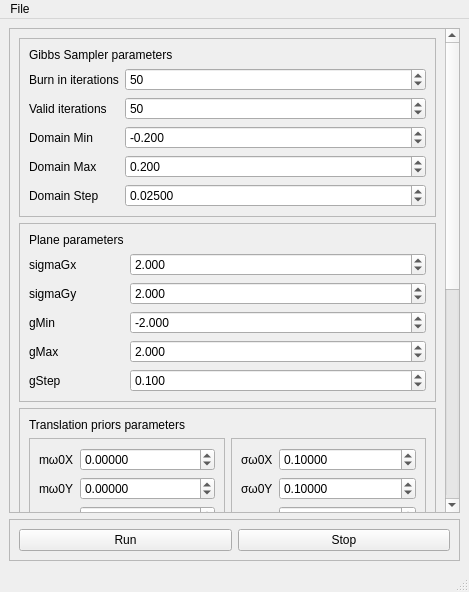
<?xml version="1.0" encoding="UTF-8"?>
<ui version="4.0">
 <class>MainWindow</class>
 <widget class="QMainWindow" name="MainWindow">
  <property name="geometry">
   <rect>
    <x>0</x>
    <y>0</y>
    <width>469</width>
    <height>592</height>
   </rect>
  </property>
  <property name="windowTitle">
   <string>OpticFlow Bayesian</string>
  </property>
  <property name="iconSize">
   <size>
    <width>512</width>
    <height>512</height>
   </size>
  </property>
  <property name="dockNestingEnabled">
   <bool>true</bool>
  </property>
  <widget class="QWidget" name="centralwidget">
   <layout class="QVBoxLayout" name="verticalLayout">
    <item>
     <widget class="QScrollArea" name="scrollArea">
      <property name="widgetResizable">
       <bool>true</bool>
      </property>
      <widget class="QWidget" name="scrollAreaWidgetContents_3">
       <property name="geometry">
        <rect>
         <x>0</x>
         <y>0</y>
         <width>433</width>
         <height>1005</height>
        </rect>
       </property>
       <layout class="QGridLayout" name="gridLayout">
        <item row="3" column="0">
         <widget class="QFrame" name="frame_5">
          <property name="frameShape">
           <enum>QFrame::StyledPanel</enum>
          </property>
          <property name="frameShadow">
           <enum>QFrame::Raised</enum>
          </property>
          <layout class="QGridLayout" name="gridLayout_5">
           <item row="0" column="0" colspan="2">
            <widget class="QLabel" name="label_23">
             <property name="text">
              <string>Translation priors parameters</string>
             </property>
            </widget>
           </item>
           <item row="1" column="0">
            <widget class="QFrame" name="frame_7">
             <property name="frameShape">
              <enum>QFrame::StyledPanel</enum>
             </property>
             <property name="frameShadow">
              <enum>QFrame::Raised</enum>
             </property>
             <layout class="QFormLayout" name="formLayout_5">
              <property name="fieldGrowthPolicy">
               <enum>QFormLayout::AllNonFixedFieldsGrow</enum>
              </property>
              <item row="0" column="0">
               <widget class="QLabel" name="label_24">
                <property name="text">
                 <string>mω0X</string>
                </property>
               </widget>
              </item>
              <item row="0" column="1">
               <widget class="QDoubleSpinBox" name="doubleSpinBoxMomega0X">
                <property name="accelerated">
                 <bool>true</bool>
                </property>
                <property name="decimals">
                 <number>5</number>
                </property>
                <property name="minimum">
                 <double>-5.000000000000000</double>
                </property>
                <property name="maximum">
                 <double>5.000000000000000</double>
                </property>
                <property name="singleStep">
                 <double>0.100000000000000</double>
                </property>
               </widget>
              </item>
              <item row="1" column="0">
               <widget class="QLabel" name="label_25">
                <property name="text">
                 <string>mω0Y</string>
                </property>
               </widget>
              </item>
              <item row="1" column="1">
               <widget class="QDoubleSpinBox" name="doubleSpinBoxMomega0Y">
                <property name="accelerated">
                 <bool>true</bool>
                </property>
                <property name="decimals">
                 <number>5</number>
                </property>
                <property name="minimum">
                 <double>-5.000000000000000</double>
                </property>
                <property name="maximum">
                 <double>5.000000000000000</double>
                </property>
                <property name="singleStep">
                 <double>0.100000000000000</double>
                </property>
               </widget>
              </item>
              <item row="2" column="0">
               <widget class="QLabel" name="label_26">
                <property name="text">
                 <string>mω0Z</string>
                </property>
               </widget>
              </item>
              <item row="2" column="1">
               <widget class="QDoubleSpinBox" name="doubleSpinBoxMomega0Z">
                <property name="accelerated">
                 <bool>true</bool>
                </property>
                <property name="decimals">
                 <number>5</number>
                </property>
                <property name="minimum">
                 <double>-5.000000000000000</double>
                </property>
                <property name="maximum">
                 <double>5.000000000000000</double>
                </property>
                <property name="singleStep">
                 <double>0.100000000000000</double>
                </property>
               </widget>
              </item>
             </layout>
            </widget>
           </item>
           <item row="3" column="1">
            <widget class="QFrame" name="frame_9">
             <property name="frameShape">
              <enum>QFrame::StyledPanel</enum>
             </property>
             <property name="frameShadow">
              <enum>QFrame::Raised</enum>
             </property>
             <layout class="QGridLayout" name="gridLayout_3">
              <item row="2" column="1">
               <widget class="QDoubleSpinBox" name="doubleSpinBoxSigmaOmegaZ">
                <property name="accelerated">
                 <bool>true</bool>
                </property>
                <property name="decimals">
                 <number>5</number>
                </property>
                <property name="minimum">
                 <double>0.000100000000000</double>
                </property>
                <property name="maximum">
                 <double>5.000000000000000</double>
                </property>
                <property name="singleStep">
                 <double>0.100000000000000</double>
                </property>
               </widget>
              </item>
              <item row="2" column="0">
               <widget class="QLabel" name="label_20">
                <property name="text">
                 <string>σωZ</string>
                </property>
               </widget>
              </item>
              <item row="1" column="1">
               <widget class="QDoubleSpinBox" name="doubleSpinBoxSigmaOmegaY">
                <property name="accelerated">
                 <bool>true</bool>
                </property>
                <property name="decimals">
                 <number>5</number>
                </property>
                <property name="minimum">
                 <double>0.000100000000000</double>
                </property>
                <property name="maximum">
                 <double>5.000000000000000</double>
                </property>
                <property name="singleStep">
                 <double>0.100000000000000</double>
                </property>
               </widget>
              </item>
              <item row="1" column="0">
               <widget class="QLabel" name="label_22">
                <property name="text">
                 <string>σωY</string>
                </property>
               </widget>
              </item>
              <item row="0" column="1">
               <widget class="QDoubleSpinBox" name="doubleSpinBoxSigmaOmegaX">
                <property name="accelerated">
                 <bool>true</bool>
                </property>
                <property name="decimals">
                 <number>5</number>
                </property>
                <property name="minimum">
                 <double>0.000100000000000</double>
                </property>
                <property name="maximum">
                 <double>5.000000000000000</double>
                </property>
                <property name="singleStep">
                 <double>0.100000000000000</double>
                </property>
               </widget>
              </item>
              <item row="0" column="0">
               <widget class="QLabel" name="label_21">
                <property name="text">
                 <string>σωX</string>
                </property>
               </widget>
              </item>
             </layout>
            </widget>
           </item>
           <item row="3" column="0">
            <widget class="QFrame" name="frame_10">
             <property name="frameShape">
              <enum>QFrame::StyledPanel</enum>
             </property>
             <property name="frameShadow">
              <enum>QFrame::Raised</enum>
             </property>
             <layout class="QGridLayout" name="gridLayout_4">
              <item row="0" column="0">
               <widget class="QLabel" name="label_27">
                <property name="text">
                 <string>mωX</string>
                </property>
               </widget>
              </item>
              <item row="0" column="1">
               <widget class="QDoubleSpinBox" name="doubleSpinBoxMOmegaX">
                <property name="accelerated">
                 <bool>true</bool>
                </property>
                <property name="decimals">
                 <number>5</number>
                </property>
                <property name="minimum">
                 <double>-5.000000000000000</double>
                </property>
                <property name="maximum">
                 <double>5.000000000000000</double>
                </property>
                <property name="singleStep">
                 <double>0.100000000000000</double>
                </property>
               </widget>
              </item>
              <item row="1" column="0">
               <widget class="QLabel" name="label_28">
                <property name="text">
                 <string>mωY</string>
                </property>
               </widget>
              </item>
              <item row="1" column="1">
               <widget class="QDoubleSpinBox" name="doubleSpinBoxMOmegaY">
                <property name="accelerated">
                 <bool>true</bool>
                </property>
                <property name="decimals">
                 <number>5</number>
                </property>
                <property name="minimum">
                 <double>-5.000000000000000</double>
                </property>
                <property name="maximum">
                 <double>5.000000000000000</double>
                </property>
                <property name="singleStep">
                 <double>0.100000000000000</double>
                </property>
               </widget>
              </item>
              <item row="2" column="0">
               <widget class="QLabel" name="label_29">
                <property name="text">
                 <string>mωZ</string>
                </property>
               </widget>
              </item>
              <item row="2" column="1">
               <widget class="QDoubleSpinBox" name="doubleSpinBoxMOmegaZ">
                <property name="accelerated">
                 <bool>true</bool>
                </property>
                <property name="decimals">
                 <number>5</number>
                </property>
                <property name="minimum">
                 <double>-5.000000000000000</double>
                </property>
                <property name="maximum">
                 <double>5.000000000000000</double>
                </property>
                <property name="singleStep">
                 <double>0.100000000000000</double>
                </property>
               </widget>
              </item>
             </layout>
            </widget>
           </item>
           <item row="2" column="0">
            <widget class="QLabel" name="label_30">
             <property name="text">
              <string>Rotation priors parameters</string>
             </property>
            </widget>
           </item>
           <item row="1" column="1">
            <widget class="QFrame" name="frame_6">
             <property name="frameShape">
              <enum>QFrame::StyledPanel</enum>
             </property>
             <property name="frameShadow">
              <enum>QFrame::Raised</enum>
             </property>
             <layout class="QFormLayout" name="formLayout_4">
              <property name="fieldGrowthPolicy">
               <enum>QFormLayout::AllNonFixedFieldsGrow</enum>
              </property>
              <item row="0" column="1">
               <widget class="QDoubleSpinBox" name="doubleSpinBoxSigmaOmega0X">
                <property name="accelerated">
                 <bool>true</bool>
                </property>
                <property name="decimals">
                 <number>5</number>
                </property>
                <property name="minimum">
                 <double>0.000100000000000</double>
                </property>
                <property name="maximum">
                 <double>5.000000000000000</double>
                </property>
                <property name="singleStep">
                 <double>0.100000000000000</double>
                </property>
                <property name="value">
                 <double>0.100000000000000</double>
                </property>
               </widget>
              </item>
              <item row="0" column="0">
               <widget class="QLabel" name="label_17">
                <property name="text">
                 <string>σω0X</string>
                </property>
               </widget>
              </item>
              <item row="2" column="0">
               <widget class="QLabel" name="label_18">
                <property name="text">
                 <string>σω0Y</string>
                </property>
               </widget>
              </item>
              <item row="2" column="1">
               <widget class="QDoubleSpinBox" name="doubleSpinBoxSigmaOmega0Y">
                <property name="accelerated">
                 <bool>true</bool>
                </property>
                <property name="decimals">
                 <number>5</number>
                </property>
                <property name="minimum">
                 <double>0.000100000000000</double>
                </property>
                <property name="maximum">
                 <double>5.000000000000000</double>
                </property>
                <property name="singleStep">
                 <double>0.100000000000000</double>
                </property>
                <property name="value">
                 <double>0.100000000000000</double>
                </property>
               </widget>
              </item>
              <item row="3" column="1">
               <widget class="QDoubleSpinBox" name="doubleSpinBoxSigmaOmega0Z">
                <property name="accelerated">
                 <bool>true</bool>
                </property>
                <property name="decimals">
                 <number>5</number>
                </property>
                <property name="minimum">
                 <double>0.000100000000000</double>
                </property>
                <property name="maximum">
                 <double>5.000000000000000</double>
                </property>
                <property name="singleStep">
                 <double>0.100000000000000</double>
                </property>
                <property name="value">
                 <double>0.100000000000000</double>
                </property>
               </widget>
              </item>
              <item row="3" column="0">
               <widget class="QLabel" name="label_19">
                <property name="text">
                 <string>σω0Z</string>
                </property>
               </widget>
              </item>
             </layout>
            </widget>
           </item>
          </layout>
         </widget>
        </item>
        <item row="2" column="0">
         <widget class="QFrame" name="frame_8">
          <property name="frameShape">
           <enum>QFrame::StyledPanel</enum>
          </property>
          <property name="frameShadow">
           <enum>QFrame::Raised</enum>
          </property>
          <layout class="QFormLayout" name="formLayout_6">
           <property name="fieldGrowthPolicy">
            <enum>QFormLayout::AllNonFixedFieldsGrow</enum>
           </property>
           <item row="0" column="0">
            <widget class="QLabel" name="label_33">
             <property name="text">
              <string>Plane parameters</string>
             </property>
            </widget>
           </item>
           <item row="1" column="0">
            <widget class="QLabel" name="label_31">
             <property name="text">
              <string>sigmaGx</string>
             </property>
            </widget>
           </item>
           <item row="1" column="1">
            <widget class="QDoubleSpinBox" name="doubleSpinBoxSigmaGx">
             <property name="decimals">
              <number>3</number>
             </property>
             <property name="maximum">
              <double>999999.000000000000000</double>
             </property>
             <property name="singleStep">
              <double>0.100000000000000</double>
             </property>
             <property name="value">
              <double>2.000000000000000</double>
             </property>
            </widget>
           </item>
           <item row="2" column="0">
            <widget class="QLabel" name="label_32">
             <property name="text">
              <string>sigmaGy</string>
             </property>
            </widget>
           </item>
           <item row="2" column="1">
            <widget class="QDoubleSpinBox" name="doubleSpinBoxSigmaGy">
             <property name="decimals">
              <number>3</number>
             </property>
             <property name="maximum">
              <double>999999.000000000000000</double>
             </property>
             <property name="singleStep">
              <double>0.100000000000000</double>
             </property>
             <property name="value">
              <double>2.000000000000000</double>
             </property>
            </widget>
           </item>
           <item row="3" column="0">
            <widget class="QLabel" name="label_37">
             <property name="text">
              <string>gMin</string>
             </property>
            </widget>
           </item>
           <item row="3" column="1">
            <widget class="QDoubleSpinBox" name="doubleSpinBoxGMin">
             <property name="decimals">
              <number>3</number>
             </property>
             <property name="minimum">
              <double>-999999.000000000000000</double>
             </property>
             <property name="maximum">
              <double>999999.000000000000000</double>
             </property>
             <property name="singleStep">
              <double>0.100000000000000</double>
             </property>
             <property name="value">
              <double>-2.000000000000000</double>
             </property>
            </widget>
           </item>
           <item row="4" column="0">
            <widget class="QLabel" name="label_38">
             <property name="text">
              <string>gMax</string>
             </property>
            </widget>
           </item>
           <item row="4" column="1">
            <widget class="QDoubleSpinBox" name="doubleSpinBoxGMax">
             <property name="decimals">
              <number>3</number>
             </property>
             <property name="minimum">
              <double>-999999.000000000000000</double>
             </property>
             <property name="maximum">
              <double>999999.000000000000000</double>
             </property>
             <property name="singleStep">
              <double>0.100000000000000</double>
             </property>
             <property name="value">
              <double>2.000000000000000</double>
             </property>
            </widget>
           </item>
           <item row="5" column="0">
            <widget class="QLabel" name="label_39">
             <property name="text">
              <string>gStep</string>
             </property>
            </widget>
           </item>
           <item row="5" column="1">
            <widget class="QDoubleSpinBox" name="doubleSpinBoxGStep">
             <property name="decimals">
              <number>3</number>
             </property>
             <property name="minimum">
              <double>0.000000000000000</double>
             </property>
             <property name="maximum">
              <double>1000000.000000000000000</double>
             </property>
             <property name="singleStep">
              <double>0.100000000000000</double>
             </property>
             <property name="value">
              <double>0.100000000000000</double>
             </property>
            </widget>
           </item>
          </layout>
         </widget>
        </item>
        <item row="1" column="0">
         <widget class="QFrame" name="frame">
          <property name="frameShape">
           <enum>QFrame::StyledPanel</enum>
          </property>
          <property name="frameShadow">
           <enum>QFrame::Raised</enum>
          </property>
          <layout class="QFormLayout" name="formLayout_7">
           <property name="fieldGrowthPolicy">
            <enum>QFormLayout::AllNonFixedFieldsGrow</enum>
           </property>
           <property name="labelAlignment">
            <set>Qt::AlignLeading|Qt::AlignLeft|Qt::AlignVCenter</set>
           </property>
           <item row="0" column="0" colspan="2">
            <widget class="QLabel" name="label_3">
             <property name="text">
              <string>Gibbs Sampler parameters</string>
             </property>
            </widget>
           </item>
           <item row="1" column="0">
            <widget class="QLabel" name="label">
             <property name="text">
              <string>Burn in iterations</string>
             </property>
            </widget>
           </item>
           <item row="1" column="1">
            <widget class="QSpinBox" name="spinBoxBurnInIterations">
             <property name="wrapping">
              <bool>false</bool>
             </property>
             <property name="accelerated">
              <bool>true</bool>
             </property>
             <property name="maximum">
              <number>100000</number>
             </property>
             <property name="singleStep">
              <number>50</number>
             </property>
             <property name="value">
              <number>50</number>
             </property>
            </widget>
           </item>
           <item row="2" column="0">
            <widget class="QLabel" name="label_2">
             <property name="text">
              <string>Valid iterations</string>
             </property>
            </widget>
           </item>
           <item row="2" column="1">
            <widget class="QSpinBox" name="spinBoxValidIterations">
             <property name="accelerated">
              <bool>true</bool>
             </property>
             <property name="maximum">
              <number>100000</number>
             </property>
             <property name="singleStep">
              <number>50</number>
             </property>
             <property name="value">
              <number>50</number>
             </property>
            </widget>
           </item>
           <item row="3" column="0">
            <widget class="QLabel" name="label_34">
             <property name="text">
              <string>Domain Min</string>
             </property>
            </widget>
           </item>
           <item row="3" column="1">
            <widget class="QDoubleSpinBox" name="doubleSpinBoxDomMin">
             <property name="accelerated">
              <bool>true</bool>
             </property>
             <property name="decimals">
              <number>3</number>
             </property>
             <property name="minimum">
              <double>-5.000000000000000</double>
             </property>
             <property name="maximum">
              <double>5.000000000000000</double>
             </property>
             <property name="singleStep">
              <double>0.100000000000000</double>
             </property>
             <property name="value">
              <double>-0.200000000000000</double>
             </property>
            </widget>
           </item>
           <item row="4" column="0">
            <widget class="QLabel" name="label_35">
             <property name="text">
              <string>Domain Max</string>
             </property>
            </widget>
           </item>
           <item row="4" column="1">
            <widget class="QDoubleSpinBox" name="doubleSpinBoxDomMax">
             <property name="accelerated">
              <bool>true</bool>
             </property>
             <property name="decimals">
              <number>3</number>
             </property>
             <property name="minimum">
              <double>-5.000000000000000</double>
             </property>
             <property name="maximum">
              <double>5.000000000000000</double>
             </property>
             <property name="singleStep">
              <double>0.100000000000000</double>
             </property>
             <property name="value">
              <double>0.200000000000000</double>
             </property>
            </widget>
           </item>
           <item row="5" column="0">
            <widget class="QLabel" name="label_36">
             <property name="text">
              <string>Domain Step</string>
             </property>
            </widget>
           </item>
           <item row="5" column="1">
            <widget class="QDoubleSpinBox" name="doubleSpinBoxDomStep">
             <property name="accelerated">
              <bool>true</bool>
             </property>
             <property name="decimals">
              <number>5</number>
             </property>
             <property name="minimum">
              <double>0.000000000000000</double>
             </property>
             <property name="maximum">
              <double>5.000000000000000</double>
             </property>
             <property name="singleStep">
              <double>0.001000000000000</double>
             </property>
             <property name="value">
              <double>0.025000000000000</double>
             </property>
            </widget>
           </item>
          </layout>
         </widget>
        </item>
        <item row="4" column="0">
         <widget class="QFrame" name="frame_4">
          <property name="frameShape">
           <enum>QFrame::StyledPanel</enum>
          </property>
          <property name="frameShadow">
           <enum>QFrame::Raised</enum>
          </property>
          <layout class="QFormLayout" name="formLayout_3">
           <item row="1" column="0">
            <widget class="QFrame" name="frame_2">
             <property name="frameShape">
              <enum>QFrame::StyledPanel</enum>
             </property>
             <property name="frameShadow">
              <enum>QFrame::Raised</enum>
             </property>
             <layout class="QFormLayout" name="formLayout">
              <property name="fieldGrowthPolicy">
               <enum>QFormLayout::AllNonFixedFieldsGrow</enum>
              </property>
              <item row="0" column="0">
               <widget class="QLabel" name="label_4">
                <property name="text">
                 <string>ma1</string>
                </property>
               </widget>
              </item>
              <item row="0" column="1">
               <widget class="QDoubleSpinBox" name="doubleSpinBoxMa1">
                <property name="accelerated">
                 <bool>true</bool>
                </property>
                <property name="decimals">
                 <number>4</number>
                </property>
                <property name="minimum">
                 <double>-5.000000000000000</double>
                </property>
                <property name="maximum">
                 <double>5.000000000000000</double>
                </property>
                <property name="singleStep">
                 <double>0.010000000000000</double>
                </property>
               </widget>
              </item>
              <item row="1" column="0">
               <widget class="QLabel" name="label_5">
                <property name="text">
                 <string>ma2</string>
                </property>
               </widget>
              </item>
              <item row="1" column="1">
               <widget class="QDoubleSpinBox" name="doubleSpinBoxMa2">
                <property name="accelerated">
                 <bool>true</bool>
                </property>
                <property name="decimals">
                 <number>4</number>
                </property>
                <property name="minimum">
                 <double>-5.000000000000000</double>
                </property>
                <property name="maximum">
                 <double>5.000000000000000</double>
                </property>
                <property name="singleStep">
                 <double>0.010000000000000</double>
                </property>
               </widget>
              </item>
              <item row="2" column="0">
               <widget class="QLabel" name="label_6">
                <property name="text">
                 <string>ma3</string>
                </property>
               </widget>
              </item>
              <item row="2" column="1">
               <widget class="QDoubleSpinBox" name="doubleSpinBoxMa3">
                <property name="accelerated">
                 <bool>true</bool>
                </property>
                <property name="decimals">
                 <number>4</number>
                </property>
                <property name="minimum">
                 <double>-5.000000000000000</double>
                </property>
                <property name="maximum">
                 <double>5.000000000000000</double>
                </property>
                <property name="singleStep">
                 <double>0.010000000000000</double>
                </property>
               </widget>
              </item>
              <item row="6" column="0">
               <widget class="QLabel" name="label_9">
                <property name="text">
                 <string>ma6</string>
                </property>
               </widget>
              </item>
              <item row="6" column="1">
               <widget class="QDoubleSpinBox" name="doubleSpinBoxMa6">
                <property name="accelerated">
                 <bool>true</bool>
                </property>
                <property name="decimals">
                 <number>4</number>
                </property>
                <property name="minimum">
                 <double>-5.000000000000000</double>
                </property>
                <property name="maximum">
                 <double>5.000000000000000</double>
                </property>
                <property name="singleStep">
                 <double>0.010000000000000</double>
                </property>
               </widget>
              </item>
              <item row="3" column="0">
               <widget class="QLabel" name="label_7">
                <property name="text">
                 <string>ma4</string>
                </property>
               </widget>
              </item>
              <item row="3" column="1">
               <widget class="QDoubleSpinBox" name="doubleSpinBoxMa4">
                <property name="accelerated">
                 <bool>true</bool>
                </property>
                <property name="decimals">
                 <number>4</number>
                </property>
                <property name="minimum">
                 <double>-5.000000000000000</double>
                </property>
                <property name="maximum">
                 <double>5.000000000000000</double>
                </property>
                <property name="singleStep">
                 <double>0.010000000000000</double>
                </property>
               </widget>
              </item>
              <item row="4" column="0">
               <widget class="QLabel" name="label_8">
                <property name="text">
                 <string>ma5</string>
                </property>
               </widget>
              </item>
              <item row="4" column="1">
               <widget class="QDoubleSpinBox" name="doubleSpinBoxMa5">
                <property name="accelerated">
                 <bool>true</bool>
                </property>
                <property name="decimals">
                 <number>4</number>
                </property>
                <property name="minimum">
                 <double>-5.000000000000000</double>
                </property>
                <property name="maximum">
                 <double>5.000000000000000</double>
                </property>
                <property name="singleStep">
                 <double>0.010000000000000</double>
                </property>
               </widget>
              </item>
             </layout>
            </widget>
           </item>
           <item row="1" column="1">
            <widget class="QFrame" name="frame_3">
             <property name="frameShape">
              <enum>QFrame::StyledPanel</enum>
             </property>
             <property name="frameShadow">
              <enum>QFrame::Raised</enum>
             </property>
             <layout class="QFormLayout" name="formLayout_2">
              <item row="0" column="0">
               <widget class="QLabel" name="label_10">
                <property name="text">
                 <string>ε1</string>
                </property>
               </widget>
              </item>
              <item row="0" column="1">
               <widget class="QDoubleSpinBox" name="doubleSpinBoxE1">
                <property name="accelerated">
                 <bool>true</bool>
                </property>
                <property name="decimals">
                 <number>5</number>
                </property>
                <property name="minimum">
                 <double>0.000100000000000</double>
                </property>
                <property name="maximum">
                 <double>5.000000000000000</double>
                </property>
                <property name="singleStep">
                 <double>0.010000000000000</double>
                </property>
               </widget>
              </item>
              <item row="1" column="0">
               <widget class="QLabel" name="label_15">
                <property name="text">
                 <string>ε2</string>
                </property>
               </widget>
              </item>
              <item row="1" column="1">
               <widget class="QDoubleSpinBox" name="doubleSpinBoxE2">
                <property name="accelerated">
                 <bool>true</bool>
                </property>
                <property name="decimals">
                 <number>5</number>
                </property>
                <property name="minimum">
                 <double>0.000100000000000</double>
                </property>
                <property name="maximum">
                 <double>5.000000000000000</double>
                </property>
                <property name="singleStep">
                 <double>0.010000000000000</double>
                </property>
               </widget>
              </item>
              <item row="2" column="0">
               <widget class="QLabel" name="label_14">
                <property name="text">
                 <string>ε3</string>
                </property>
               </widget>
              </item>
              <item row="2" column="1">
               <widget class="QDoubleSpinBox" name="doubleSpinBoxE3">
                <property name="accelerated">
                 <bool>true</bool>
                </property>
                <property name="decimals">
                 <number>5</number>
                </property>
                <property name="minimum">
                 <double>0.000100000000000</double>
                </property>
                <property name="maximum">
                 <double>5.000000000000000</double>
                </property>
                <property name="singleStep">
                 <double>0.010000000000000</double>
                </property>
               </widget>
              </item>
              <item row="3" column="0">
               <widget class="QLabel" name="label_11">
                <property name="text">
                 <string>ε4</string>
                </property>
               </widget>
              </item>
              <item row="3" column="1">
               <widget class="QDoubleSpinBox" name="doubleSpinBoxE4">
                <property name="accelerated">
                 <bool>true</bool>
                </property>
                <property name="decimals">
                 <number>5</number>
                </property>
                <property name="minimum">
                 <double>0.000100000000000</double>
                </property>
                <property name="maximum">
                 <double>5.000000000000000</double>
                </property>
                <property name="singleStep">
                 <double>0.010000000000000</double>
                </property>
               </widget>
              </item>
              <item row="4" column="0">
               <widget class="QLabel" name="label_12">
                <property name="text">
                 <string>ε5</string>
                </property>
               </widget>
              </item>
              <item row="4" column="1">
               <widget class="QDoubleSpinBox" name="doubleSpinBoxE5">
                <property name="accelerated">
                 <bool>true</bool>
                </property>
                <property name="decimals">
                 <number>5</number>
                </property>
                <property name="minimum">
                 <double>0.000100000000000</double>
                </property>
                <property name="maximum">
                 <double>5.000000000000000</double>
                </property>
                <property name="singleStep">
                 <double>0.010000000000000</double>
                </property>
               </widget>
              </item>
              <item row="5" column="0">
               <widget class="QLabel" name="label_13">
                <property name="text">
                 <string>ε5</string>
                </property>
               </widget>
              </item>
              <item row="5" column="1">
               <widget class="QDoubleSpinBox" name="doubleSpinBoxE6">
                <property name="accelerated">
                 <bool>true</bool>
                </property>
                <property name="decimals">
                 <number>5</number>
                </property>
                <property name="minimum">
                 <double>0.000100000000000</double>
                </property>
                <property name="maximum">
                 <double>5.000000000000000</double>
                </property>
                <property name="singleStep">
                 <double>0.010000000000000</double>
                </property>
               </widget>
              </item>
             </layout>
            </widget>
           </item>
           <item row="0" column="0">
            <widget class="QLabel" name="label_16">
             <property name="text">
              <string>Optic flows priors</string>
             </property>
            </widget>
           </item>
          </layout>
         </widget>
        </item>
       </layout>
      </widget>
     </widget>
    </item>
    <item>
     <widget class="QFrame" name="frame_11">
      <property name="frameShape">
       <enum>QFrame::StyledPanel</enum>
      </property>
      <property name="frameShadow">
       <enum>QFrame::Raised</enum>
      </property>
      <layout class="QHBoxLayout" name="horizontalLayout">
       <item>
        <widget class="QPushButton" name="runButton">
         <property name="sizePolicy">
          <sizepolicy hsizetype="Preferred" vsizetype="Fixed">
           <horstretch>0</horstretch>
           <verstretch>0</verstretch>
          </sizepolicy>
         </property>
         <property name="text">
          <string>Run</string>
         </property>
        </widget>
       </item>
       <item>
        <widget class="QPushButton" name="stopButton">
         <property name="text">
          <string>Stop</string>
         </property>
        </widget>
       </item>
      </layout>
     </widget>
    </item>
   </layout>
  </widget>
  <widget class="QMenuBar" name="menubar">
   <property name="geometry">
    <rect>
     <x>0</x>
     <y>0</y>
     <width>469</width>
     <height>25</height>
    </rect>
   </property>
   <widget class="QMenu" name="menuBayesian_Model">
    <property name="title">
     <string>File</string>
    </property>
    <addaction name="actionOpen_file"/>
    <addaction name="actionSave_parameters_file"/>
    <addaction name="actionQuit"/>
   </widget>
   <addaction name="menuBayesian_Model"/>
  </widget>
  <widget class="QStatusBar" name="statusbar"/>
  <action name="actionOpen_file">
   <property name="text">
    <string>Open parameters file... &quot;.bay&quot;</string>
   </property>
   <property name="shortcut">
    <string>Ctrl+O</string>
   </property>
  </action>
  <action name="actionSave_parameters_file">
   <property name="text">
    <string>Save parameters file...</string>
   </property>
   <property name="shortcut">
    <string>Ctrl+S</string>
   </property>
  </action>
  <action name="actionQuit">
   <property name="text">
    <string>Quit</string>
   </property>
   <property name="shortcut">
    <string>Ctrl+Q</string>
   </property>
  </action>
 </widget>
 <tabstops>
  <tabstop>spinBoxBurnInIterations</tabstop>
  <tabstop>spinBoxValidIterations</tabstop>
  <tabstop>doubleSpinBoxDomMin</tabstop>
  <tabstop>doubleSpinBoxDomMax</tabstop>
  <tabstop>doubleSpinBoxDomStep</tabstop>
  <tabstop>doubleSpinBoxSigmaGx</tabstop>
  <tabstop>doubleSpinBoxSigmaGy</tabstop>
  <tabstop>doubleSpinBoxGMin</tabstop>
  <tabstop>doubleSpinBoxGMax</tabstop>
  <tabstop>doubleSpinBoxGStep</tabstop>
  <tabstop>doubleSpinBoxMomega0X</tabstop>
  <tabstop>doubleSpinBoxMomega0Y</tabstop>
  <tabstop>doubleSpinBoxMomega0Z</tabstop>
  <tabstop>doubleSpinBoxSigmaOmega0X</tabstop>
  <tabstop>doubleSpinBoxSigmaOmega0Y</tabstop>
  <tabstop>doubleSpinBoxSigmaOmega0Z</tabstop>
  <tabstop>doubleSpinBoxMOmegaX</tabstop>
  <tabstop>doubleSpinBoxMOmegaY</tabstop>
  <tabstop>doubleSpinBoxMOmegaZ</tabstop>
  <tabstop>doubleSpinBoxSigmaOmegaX</tabstop>
  <tabstop>doubleSpinBoxSigmaOmegaY</tabstop>
  <tabstop>doubleSpinBoxSigmaOmegaZ</tabstop>
  <tabstop>doubleSpinBoxMa1</tabstop>
  <tabstop>doubleSpinBoxMa2</tabstop>
  <tabstop>doubleSpinBoxMa3</tabstop>
  <tabstop>doubleSpinBoxMa4</tabstop>
  <tabstop>doubleSpinBoxMa5</tabstop>
  <tabstop>doubleSpinBoxMa6</tabstop>
  <tabstop>doubleSpinBoxE1</tabstop>
  <tabstop>doubleSpinBoxE2</tabstop>
  <tabstop>doubleSpinBoxE3</tabstop>
  <tabstop>doubleSpinBoxE4</tabstop>
  <tabstop>doubleSpinBoxE5</tabstop>
  <tabstop>doubleSpinBoxE6</tabstop>
  <tabstop>scrollArea</tabstop>
 </tabstops>
 <resources/>
 <connections/>
</ui>
